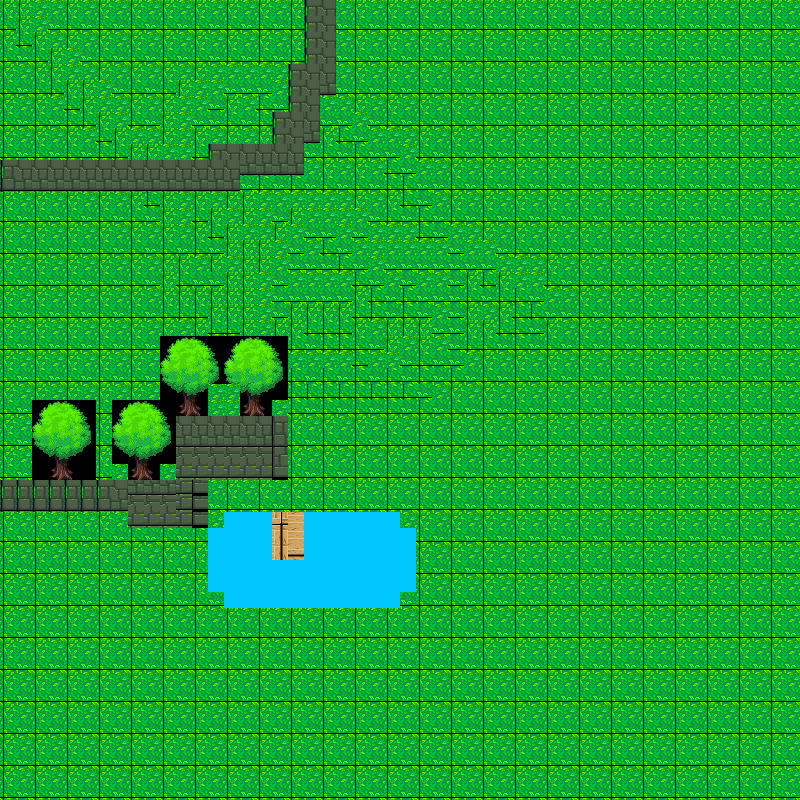

A level layout from a 2D game, rendered from its tile map. Below: a short description, then the map file with tile-grid data replaced by summaries:
An orthogonal 50x50 tile map with 16x16 px tiles, 1 tile layer (Tile Layer 1).

<map version="1.2" tiledversion="1.2.3" orientation="orthogonal" renderorder="right-down" width="50" height="50" tilewidth="16" tileheight="16" infinite="0" nextlayerid="2" nextobjectid="1">
 <tileset firstgid="1" source="TileSet.tsx" />
 <layer id="1" name="Tile Layer 1" width="50" height="50">
  <data>[2500 cells, 2500 non-empty, 39 distinct tile ids]</data>
 </layer>
</map>
